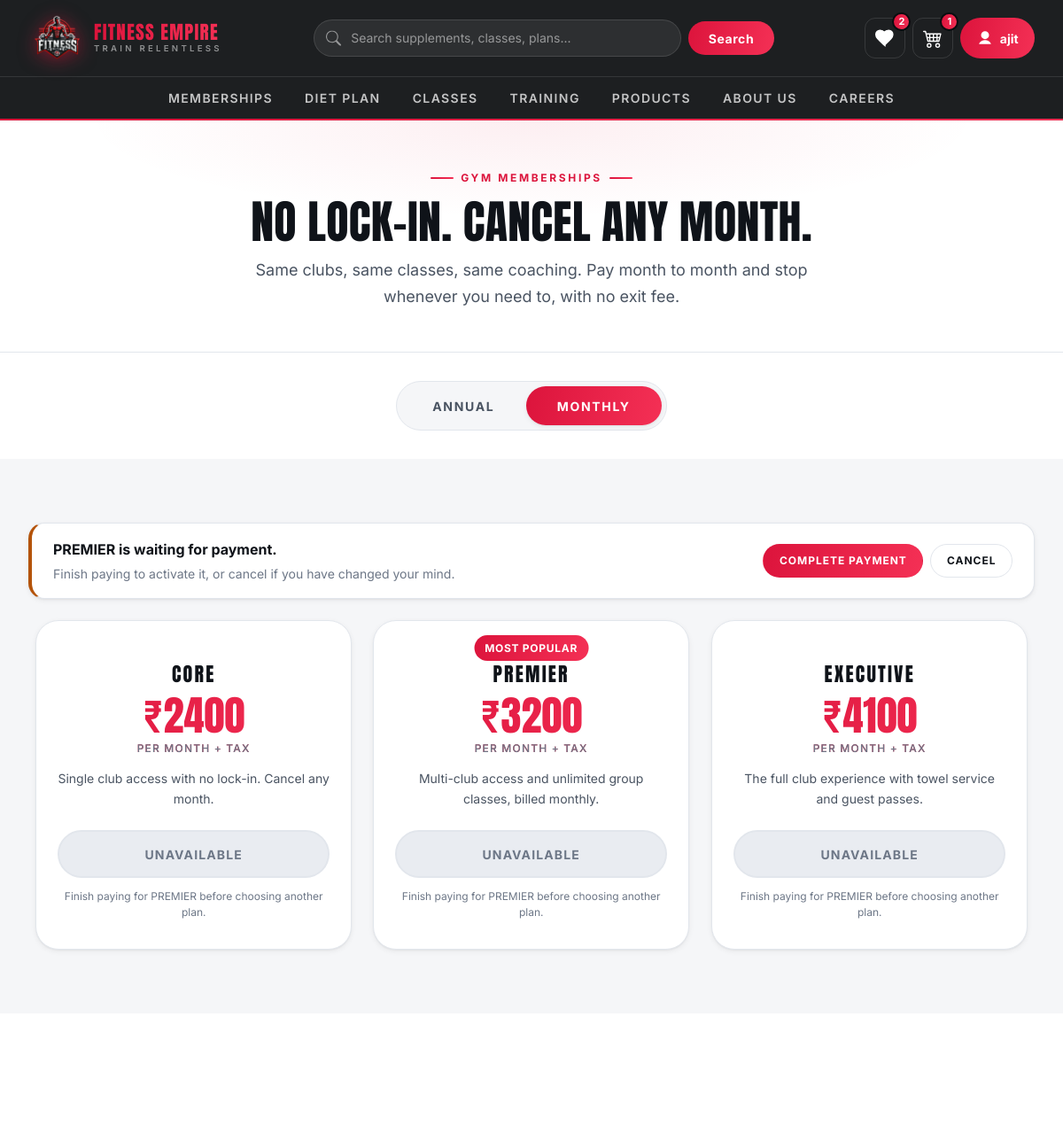
Page /membershipmonthly (signed in, upper part) on the earlier database version.
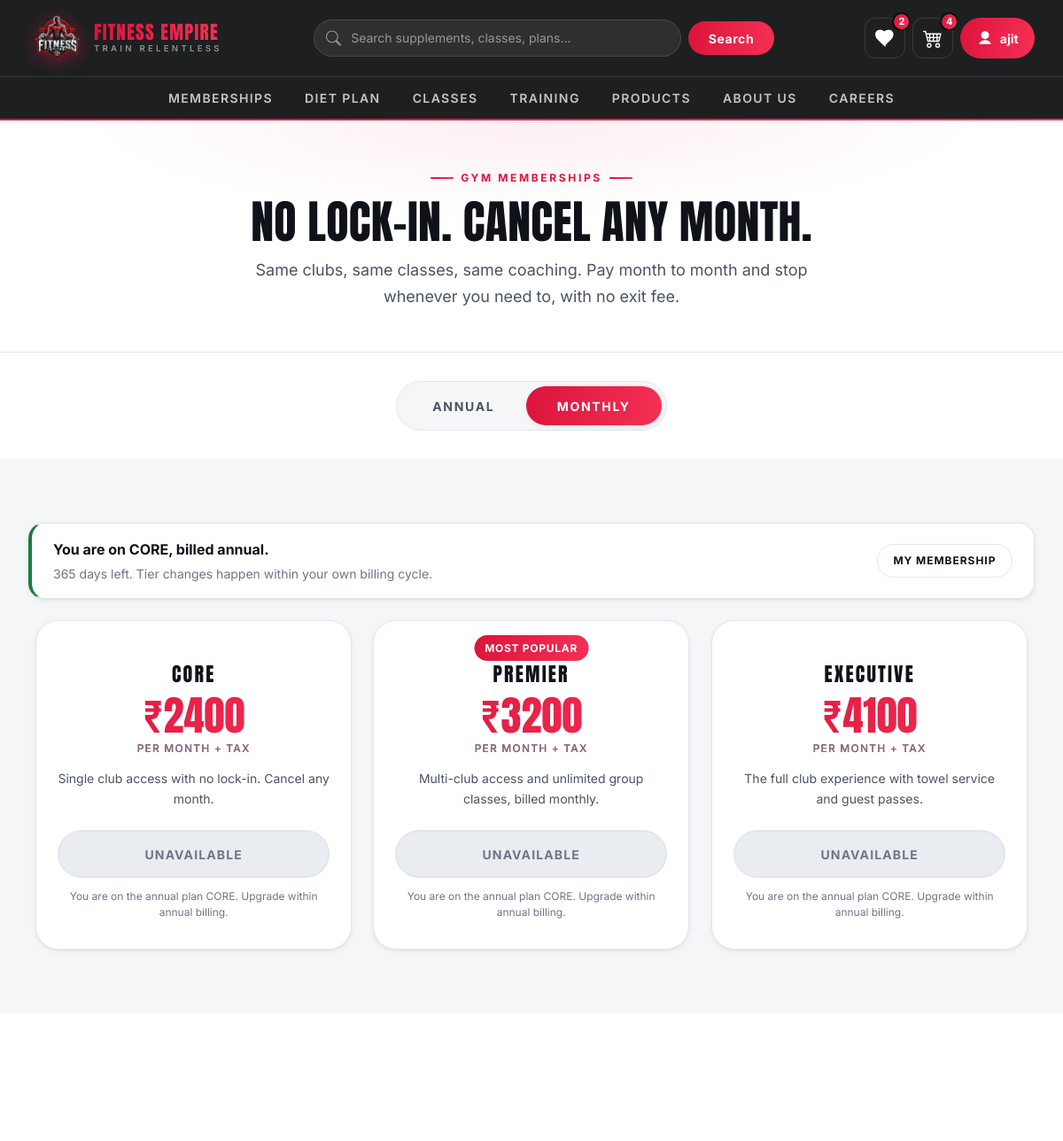
Same page on the later database version.
### FitnessGYM/models.py (models this page shows, shortened)
class membershipprocessedtocheck(models.Model):
    user = models.OneToOneField(User, on_delete=models.CASCADE)  # Each user has one membership
    membership_yearly = models.ForeignKey(Membership, on_delete=models.CASCADE, null=True, blank=True)
    membership_monthly = models.ForeignKey(Membershipmonth, on_delete=models.CASCADE, null=True, blank=True)
    payment_status = models.BooleanField(default=False)  # ✅ Track if payment is done
    pending_yearly = models.ForeignKey(
        Membership, on_delete=models.SET_NULL, null=True, blank=True,
        related_name="pending_upgrades",
    )
    pending_monthly = models.ForeignKey(
        Membershipmonth, on_delete=models.SET_NULL, null=True, blank=True,
        related_name="pending_upgrades",
    )
    pending_amount = models.DecimalField(
        max_digits=10, decimal_places=2, null=True, blank=True
    )
    full_name = models.CharField(max_length=255)
    email = models.EmailField()
    phone_number = models.CharField(max_length=15)
    city = models.CharField(max_length=100)
    pin_code = models.CharField(max_length=20)
    purchased_at = models.DateTimeField(auto_now_add=True, null=True, blank=True)  # Purchase time
    plan_expiry = models.DateTimeField(null=True, blank=True)  # ✅ Plan expiry date
    @property
    def plan(self):
        return self.membership_yearly or self.membership_monthly
    @property
    def cycle(self):
        if self.membership_yearly_id:
            return "annual"
        if self.membership_monthly_id:
            return "monthly"
        return None
    @property
    def is_expired(self):
        return bool(self.plan_expiry and self.plan_expiry < timezone.now())
    @property
    def is_active(self):
        return bool(self.payment_status and self.plan and not self.is_expired)
    @property
    def days_remaining(self):
        if not self.plan_expiry:
            return None
        seconds = (self.plan_expiry - timezone.now()).total_seconds()
        if seconds <= 0:
            return 0
        return int(math.ceil(seconds / 86400))
    @property
    def pending_plan(self):
        return self.pending_yearly or self.pending_monthly
    @property
    def has_pending_upgrade(self):
        return self.pending_plan is not None
    @property
    def awaiting_first_payment(self):
        return bool(self.plan and not self.payment_status)

class Membership(models.Model):
    choice = models.CharField(max_length=50, null=True, blank=True)
    name = models.CharField(max_length=20, unique=True)
    price = models.DecimalField(max_digits=10, decimal_places=2)
    description = models.TextField(blank=True, null=True)
    tier = models.PositiveSmallIntegerField(default=1)
    class Meta:
        ordering = ["tier", "price"]

class Membershipmonth(models.Model):
    choice = models.CharField(max_length=50, null=True, blank=True)
    name = models.CharField(max_length=20, unique=True)
    price = models.DecimalField(max_digits=10, decimal_places=2)
    description = models.TextField(blank=True, null=True)
    tier = models.PositiveSmallIntegerField(default=1)
    class Meta:
        ordering = ["tier", "price"]

### FitnessGYM/views.py (the view)
# urls.py: path('membershipmonthly',views.membershipmonthly,name='membershipmonthly'),
def membershipmonthly(request):
    plans = list(Membershipmonth.objects.all())
    return render(
        request,
        "membershipmonthly.html",
        {
            "Membershipmonth": plans,
            "offers": plan_offers(request.user, plans, "monthly"),
            "record": member_record(request.user),
        },
    )

### FitnessGYM/context_processors.py (called while the page is built)
def cart_summary(request):
    user = getattr(request, "user", None)
    if not user or not user.is_authenticated:
        return {"cart_count": 0, "wishlist_count": 0, "wishlist_ids": set()}
    total = cart.objects.filter(userid=user).aggregate(n=Sum("quantity"))["n"]
    saved = set(
        Wishlist.objects.filter(user=user).values_list("product_id", flat=True)
    )
    return {
        "cart_count": total or 0,
        "wishlist_count": len(saved),
        "wishlist_ids": saved,
    }

### FitnessGYM/views.py (called while the page is built)
def member_record(user):
    if not user.is_authenticated:
        return None
    return (
        membershipprocessedtocheck.objects.filter(user=user)
        .select_related(
            "membership_yearly",
            "membership_monthly",
            "pending_yearly",
            "pending_monthly",
        )
        .first()
    )

def plan_offers(user, plans, cycle):
    record = member_record(user)
    offers = [plan_offer(record, plan, cycle) for plan in plans]
    for position, offer in enumerate(offers):
        offer["featured"] = position == 1
    return offers

### templates/membershipmonthly.html (shortened to what this page needs)
{% extends 'base.html' %}
{% load static %}
{% block page_id %}plans{% endblock %}
{% block 'main' %}
<header class="page-header page-header--center">
    <div class="page-header__inner">
        <span class="eyebrow">Gym Memberships</span>
        <h1>No lock-in. Cancel any month.</h1>
        <p>
            Same clubs, same classes, same coaching. Pay month to month and stop whenever you
            need to, with no exit fee.
        </p>
    </div>
</header>
<section class="section section--tight">
    <div class="container text-center">
        <div class="toggle-pills">
            <a href="{% url 'membershipannual' %}">Annual</a>
            <a href="{% url 'membershipmonthly' %}" aria-current="page">Monthly</a>
        </div>
    </div>
</section>
<section class="section section--muted">
    <div class="container">
        {% if offers %}
        {% include "_plan_banner.html" with record=record cycle="monthly" %}
        <div class="plans">
            {% for offer in offers %}
                {% include "_plan_card.html" with offer=offer unit="per month + tax" form_url="membership_lists" %}
            {% endfor %}
        </div>
        {% else %}
        <div class="empty-state">
            <h3>No monthly plans available</h3>
            <p>Check back shortly, or take a look at our annual options.</p>
            <a href="{% url 'membershipannual' %}" class="btn">See Annual Plans</a>
        </div>
        {% endif %}
    </div>
</section>
<section class="section">
    <div class="container">
        <div class="split">
        </div>
    </div>
</section>
{% endblock 'main' %}

### templates/navbar.html (shortened to what this page needs)
{% load static %}
<nav class="nav" data-nav aria-label="Main">
    <div class="nav__bar">
        <a href="{% url 'home' %}" class="nav__logo" aria-label="Fitness Empire home">
            <img src="{% static 'img/logo_fitness_empire-removebg-preview.webp' %}"
                 alt="" width="62" height="62">
            <span class="nav__wordmark">
                <b>Fitness Empire</b>
                <span>Train Relentless</span>
            </span>
        </a>
        <form method="GET" action="{% url 'searchdata' %}" class="nav__search" role="search">
            <div class="nav__search-field">
                <svg viewBox="0 0 16 16" aria-hidden="true" focusable="false">
                    <path d="M11.742 10.344a6.5 6.5 0 1 0-1.397 1.398h-.001q.44.58.98 1.12l3.85 3.85a1 1 0 0 0 1.415-1.414l-3.85-3.85a7 7 0 0 0-1.12-.98zM12 6.5a5.5 5.5 0 1 1-11 0 5.5 5.5 0 0 1 11 0"/>
                </svg>
                <input type="search" id="nav-search" name="query" value="{{ query|default:'' }}"
                       placeholder="Search supplements, classes, plans..." autocomplete="off">
            </div>
            <button type="submit">Search</button>
        </form>
        <div class="nav__actions">
            <a href="{% url 'wishlist' %}" class="nav__cart nav__wish" aria-label="View wishlist">
                <svg viewBox="0 0 16 16" aria-hidden="true" focusable="false">
                    <path d="M8 14.25 6.84 13.2C2.72 9.47.5 7.46.5 5A3.5 3.5 0 0 1 4 1.5c1.36 0 2.66.63 3.5 1.64A4.66 4.66 0 0 1 11 1.5 3.5 3.5 0 0 1 14.5 5c0 2.46-2.22 4.47-6.34 8.2z"/>
                </svg>
                <span class="nav__cart-count{% if not wishlist_count %} is-empty{% endif %}"
                      data-wishlist-count>{{ wishlist_count|default:0 }}</span>
            </a>
            <a href="{% url 'viewcart' %}" class="nav__cart" aria-label="View cart">
                <span class="nav__cart-count{% if not cart_count %} is-empty{% endif %}"
                      data-cart-count>{{ cart_count|default:0 }}</span>
            </a>
            <div class="account" data-account>
                <button type="button" class="account__toggle" aria-expanded="false" aria-haspopup="true">
                    <svg viewBox="0 0 16 16" aria-hidden="true" focusable="false">
                        <path d="M8 9a4 4 0 1 0 0-8 4 4 0 0 0 0 8zM2 14s1-4 6-4 6 4 6 4H2z"/>
                    </svg>
                    <span class="account__name">{% if user.is_authenticated %}{{ user.username }}{% else %}Sign in{% endif %}</span>
                </button>
            </div>
        </div>
    </div>
    <div class="nav__menu" id="nav-menu">
        <div class="nav__menu-inner">
            <a href="{% url 'membershipannual' %}">Memberships</a>
            <a href="{% url 'dietplan' %}">Diet Plan</a>
            <a href="{% url 'all_classes' %}">Classes</a>
            <a href="{% url 'training' %}">Training</a>
            <a href="{% url 'protien' %}">Products</a>
            <a href="{% url 'aboutus' %}">About us</a>
            <a href="{% url 'careers' %}">Careers</a>
        </div>
    </div>
</nav>

### templates/_plan_banner.html (shortened to what this page needs)
{% if record %}
    {% if record.has_pending_upgrade %}
        <div class="plan-status plan-status--pending">
            <div>
                <strong>Upgrade to {{ record.pending_plan.name }} is waiting for payment.</strong>
                <span>You stay on {{ record.plan.name }} until it is paid, so nothing is lost if you change your mind.</span>
            </div>
            <div class="plan-status__actions">
                {% if record.pending_cycle == "annual" %}
                    <a href="{% url 'membership_processedtocheckout' record.pending_yearly.id %}" class="btn btn--sm">Complete Upgrade</a>
                {% else %}
                    <a href="{% url 'membership_processedtocheckout_monthly' record.pending_monthly.id %}" class="btn btn--sm">Complete Upgrade</a>
                {% endif %}
                <a href="{% url 'cancel_membership_upgrade' %}" class="btn btn--ghost btn--sm"
                   data-confirm="Your upgrade to {{ record.pending_plan.name }} will be dropped. You keep {{ record.plan.name }} and are not charged."
                   data-confirm-title="Cancel this upgrade?"
                   data-confirm-ok="Cancel upgrade"
                   data-confirm-cancel="Keep it">Cancel</a>
            </div>
        </div>
    {% elif record.awaiting_first_payment %}
        <div class="plan-status plan-status--pending">
            <div>
                <strong>{{ record.plan.name }} is waiting for payment.</strong>
                <span>Finish paying to activate it, or cancel if you have changed your mind.</span>
            </div>
            <div class="plan-status__actions">
                {% if record.membership_yearly %}
                    <a href="{% url 'membership_processedtocheckout' record.membership_yearly.id %}" class="btn btn--sm">Complete Payment</a>
                {% else %}
                    <a href="{% url 'membership_processedtocheckout_monthly' record.membership_monthly.id %}" class="btn btn--sm">Complete Payment</a>
                {% endif %}
                <a href="{% url 'cancel_membership_purchase' %}" class="btn btn--ghost btn--sm"
                   data-confirm="{{ record.plan.name }} will be removed from your account. You have not been charged, and you can pick any plan again afterwards."
                   data-confirm-title="Cancel this membership?"
                   data-confirm-ok="Cancel membership"
                   data-confirm-cancel="Keep it">Cancel</a>
            </div>
        </div>
    {% elif record.is_active %}
        <div class="plan-status">
            <div>
                <strong>You are on {{ record.plan.name }}, billed {{ record.cycle }}.</strong>
                <span>
                    {{ record.days_remaining }} day{{ record.days_remaining|pluralize }} left.
                    {% if record.cycle == cycle %}
                        Move up a tier and you pay only the difference, with your unused time credited.
                    {% else %}
                        Tier changes happen within your own billing cycle.
                    {% endif %}
                </span>
            </div>
            <div class="plan-status__actions">
                <a href="{% url 'profile' %}" class="btn btn--ghost btn--sm">My membership</a>
            </div>
        </div>
    {% endif %}
{% endif %}

### templates/_plan_card.html (shortened to what this page needs)
<div class="plan
            {% if offer.state == 'lower' or offer.state == 'locked' %}plan--muted{% endif %}">
    {% if offer.state == 'current' %}
        <span class="badge badge--success plan__flag">Your plan</span>
    {% elif offer.state == 'finish' %}
        <span class="badge badge--warning plan__flag">Payment due</span>
    {% elif offer.state == 'upgrade' %}
        <span class="badge badge--brand plan__flag">Upgrade</span>
    {% elif offer.featured %}
        <span class="badge badge--brand plan__flag">Most Popular</span>
    {% endif %}
    <h2 class="plan__name">{{ offer.plan.name }}</h2>
    <div class="plan__price">&#8377;{{ offer.plan.price|floatformat:0 }}<small>{{ unit }}</small></div>
    <p class="plan__desc">{{ offer.plan.description }}</p>
    {% if offer.allowed %}
        <a href="{% url form_url offer.plan.id %}"
           class="btn btn--block {% if offer.state == 'upgrade' %}btn--dark{% endif %}">{{ offer.cta }}</a>
    {% else %}
        <span class="btn btn--block btn--disabled">
            {% if offer.state == 'current' %}Current Plan{% else %}Unavailable{% endif %}
        </span>
    {% endif %}
    {% if offer.note %}
        <p class="plan__note">{{ offer.note }}</p>
    {% endif %}
</div>

Differences in the rows shown:
removed membershipprocessedtocheck: plan.name "PREMIER"
added membershipprocessedtocheck: plan.name "CORE", cycle "annual", days_remaining "365"
computed for Membershipmonth "CORE": note "Finish paying for PREMIER before choosing another plan." → "You are on the annual plan CORE. Upgrade within annual billing."
computed for Membershipmonth "PREMIER": note "Finish paying for PREMIER before choosing another plan." → "You are on the annual plan CORE. Upgrade within annual billing."
computed for Membershipmonth "EXECUTIVE": note "Finish paying for PREMIER before choosing another plan." → "You are on the annual plan CORE. Upgrade within annual billing."
Other differences:
{{ cart_count|default:0 }}: "1" → "4"
text no longer shown: "is waiting for payment. Finish paying to activate it, or cancel if you have changed your mind. COMPLETE PAYMENT CANCEL"
text now shown: "You are on , billed . day left. Tier changes happen within your own billing cycle. MY MEMBERSHIP"
